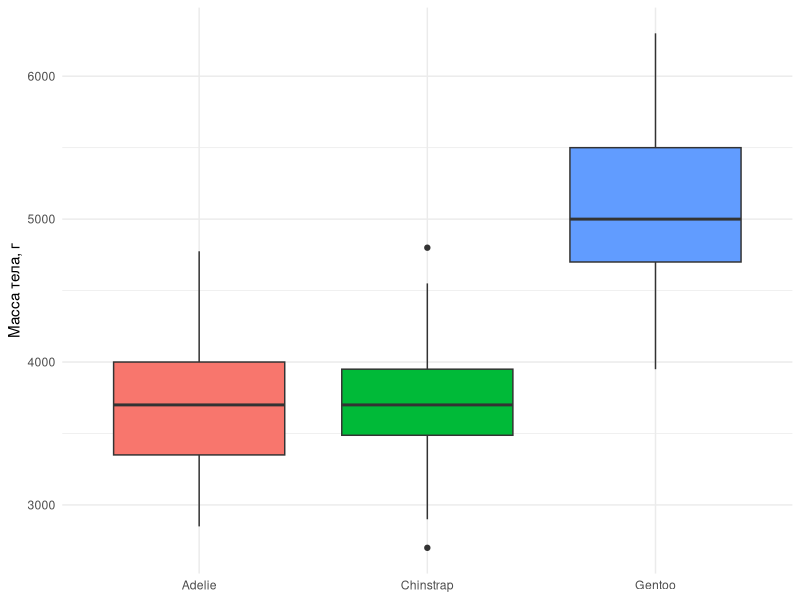
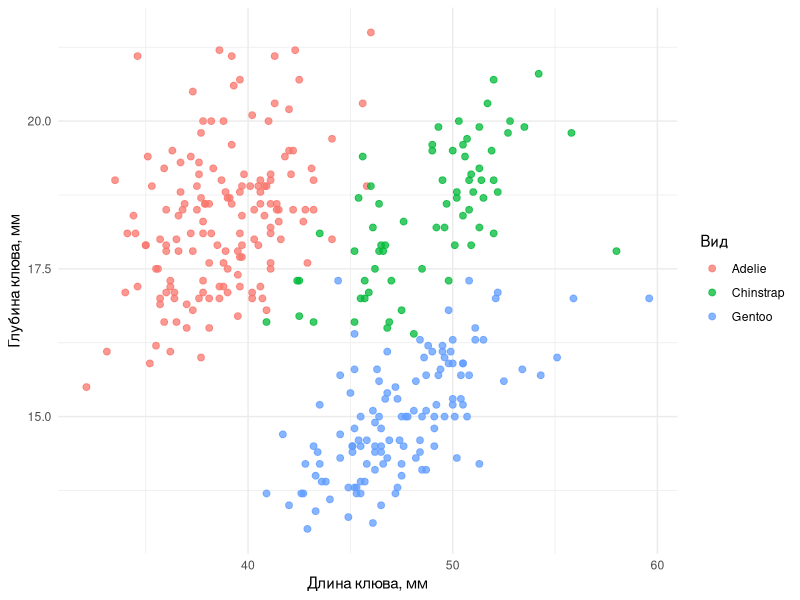
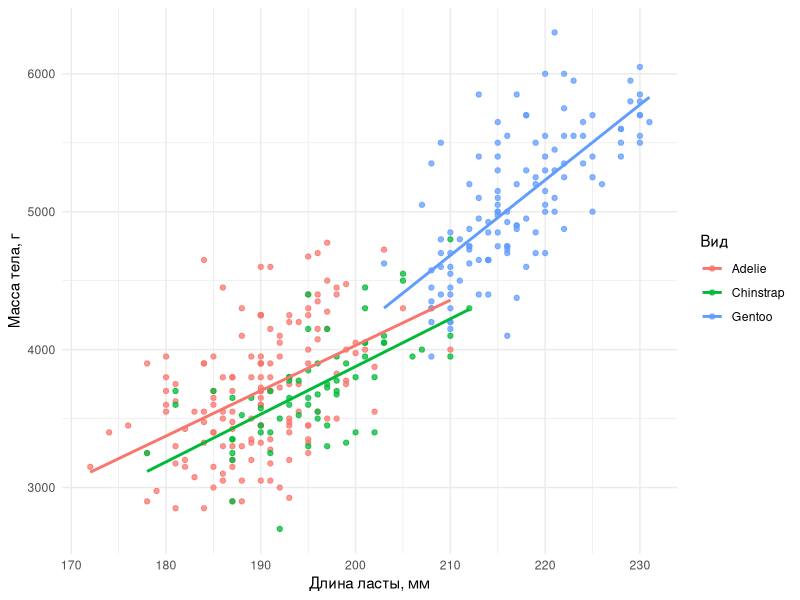
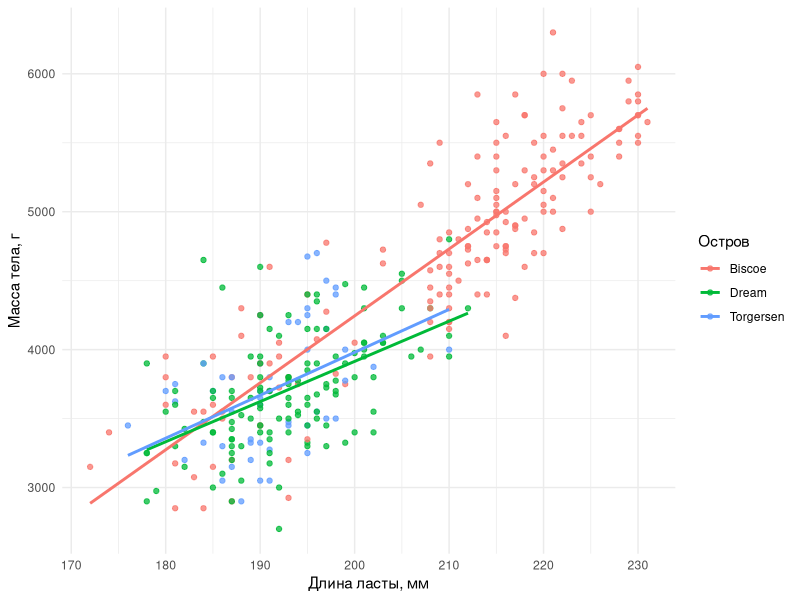

These figures' R source, in order:
## ---- chunk 1
#| label: setup

library(tidyverse)
library(palmerpenguins)
library(knitr)
## ---- chunk 2
penguins_raw <- palmerpenguins::penguins
## ---- chunk 3
head(penguins_raw)
## ---- chunk 4
penguins_raw |>
  summarise(across(everything(), \(x) sum(is.na(x)))) |>
  pivot_longer(
    cols = everything(),
    names_to = "variable",
    values_to = "missing"
  ) |>
  arrange(desc(missing))
## ---- chunk 5
penguins <- penguins_raw |>
  drop_na(
    species,
    island,
    bill_length_mm,
    bill_depth_mm,
    flipper_length_mm,
    body_mass_g
  )
## ---- chunk 6
#| label: tbl-species
#| tbl-cap: "Число наблюдений для каждого вида пингвинов"

species_counts <- penguins |>
  count(species, sort = TRUE)

species_counts
## ---- chunk 7
#| label: tbl-mass
#| tbl-cap: "Масса тела пингвинов разных видов"

mass_summary <- penguins |>
  group_by(species) |>
  summarise(
    n = n(),
    mean_mass_g = mean(body_mass_g),
    sd_mass_g = sd(body_mass_g),
    .groups = "drop"
  ) |>
  mutate(
    mean_mass_g = round(mean_mass_g),
    sd_mass_g = round(sd_mass_g)
  )

mass_summary |>
  kable(
    col.names = c(
      "Вид",
      "N",
      "Средняя масса, г",
      "Стандартное отклонение, г"
    ),
    align = c("l", "r", "r", "r")
  )
## ---- chunk 8
#| label: fig-mass
#| fig-cap: "Распределение массы тела у пингвинов трёх видов"
#| fig-alt: "Три диаграммы размаха, показывающие массу пингвинов разных видов"
#| fig-width: 8
#| fig-height: 5

ggplot(
  penguins,
  aes(
    x = species,
    y = body_mass_g,
    fill = species
  )
) +
  geom_boxplot(show.legend = FALSE) +
  labs(
    x = NULL,
    y = "Масса тела, г"
  ) +
  theme_minimal()
## ---- chunk 9
#| label: fig-bill
#| fig-cap: "Длина и глубина клюва у пингвинов разных видов"
#| fig-alt: "Диаграмма рассеяния длины и глубины клюва, точки разделены по видам"
#| fig-width: 8
#| fig-height: 5

ggplot(
  penguins,
  aes(
    x = bill_length_mm,
    y = bill_depth_mm,
    color = species
  )
) +
  geom_point(alpha = 0.75, size = 2) +
  labs(
    x = "Длина клюва, мм",
    y = "Глубина клюва, мм",
    color = "Вид"
  ) +
  theme_minimal()
## ---- chunk 10
ggplot(
  penguins,
  aes(
    x = flipper_length_mm,
    y = body_mass_g,
    color = species
  )
) +
  geom_point(alpha = 0.75) +
  geom_smooth(method = "lm", se = FALSE) +
  labs(
    x = "Длина ласты, мм",
    y = "Масса тела, г",
    color = "Вид"
  ) +
  theme_minimal()
## ---- chunk 11
ggplot(
  penguins,
  aes(
    x = flipper_length_mm,
    y = body_mass_g,
    color = island
  )
) +
  geom_point(alpha = 0.75) +
  geom_smooth(method = "lm", se = FALSE) +
  labs(
    x = "Длина ласты, мм",
    y = "Масса тела, г",
    color = "Остров"
  ) +
  theme_minimal()
